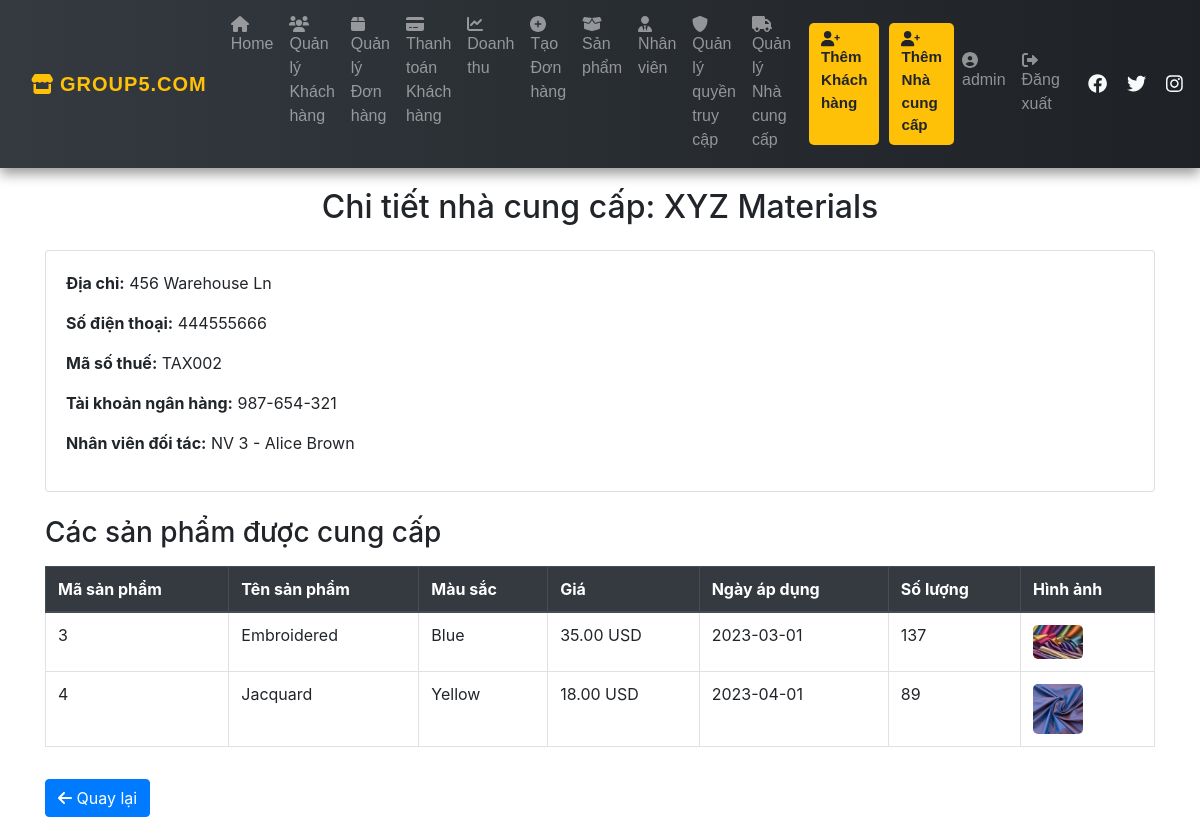
Screenshot of /supplier_details.php?SCode=2 (signed in) with the database file from the repository.
### tables this page shows
CREATE TABLE `supplier` (
  `SCode` int(11) NOT NULL,
  `Name` varchar(100) DEFAULT NULL,
  `Address` varchar(200) DEFAULT NULL,
  `BankAccount` varchar(50) DEFAULT NULL,
  `TaxCode` varchar(50) DEFAULT NULL,
  `Phone` varchar(15) DEFAULT NULL,
  `ECode` int(11) DEFAULT NULL
);

CREATE TABLE `employee` (
  `ECode` int(11) NOT NULL,
  `Fname` varchar(100) DEFAULT NULL,
  `Lname` varchar(100) DEFAULT NULL,
  `Gender` varchar(10) DEFAULT NULL,
  `Address` varchar(200) DEFAULT NULL,
  `Phone` varchar(15) DEFAULT NULL,
  `Role` varchar(50) DEFAULT NULL
);

CREATE TABLE `category` (
  `CCode` int(11) NOT NULL,
  `Name` varchar(100) DEFAULT NULL,
  `Color` varchar(50) DEFAULT NULL,
  `RemainQuantity` int(11) DEFAULT NULL,
  `Price` decimal(10,2) DEFAULT NULL,
  `AppliedDate` date DEFAULT NULL,
  `SCode` int(11) DEFAULT NULL,
  `img` varchar(255) DEFAULT NULL
);

### supplier_details.php (the view, shortened to what this page needs)
<?php
include 'connect.php';
include 'nav.php';
$SCode = isset($_GET['SCode']) && is_numeric($_GET['SCode']) ? (int)$_GET['SCode'] : 0;
$supplier_stmt = $conn->prepare("SELECT * FROM supplier WHERE SCode = ?");
$supplier_stmt->execute([$SCode]);
$supplier = $supplier_stmt->fetch(PDO::FETCH_ASSOC);
$products_stmt = $conn->prepare("
    SELECT c.CCode, c.Name AS ProductName, c.Color, c.Price, c.AppliedDate, c.RemainQuantity, c.img
    FROM category c
    WHERE c.SCode = ?
");
$products_stmt->execute([$SCode]);
$products = $products_stmt->fetchAll(PDO::FETCH_ASSOC);
$staff_stmt = $conn->prepare("
    SELECT e.ECode, e.Fname, e.Lname
    FROM employee e
    JOIN supplier s ON e.ECode = s.ECode
    WHERE e.Role = 'PartnerStaff' AND s.SCode = ?
");
$staff_stmt->execute([$SCode]);
$partner_staff = $staff_stmt->fetchAll(PDO::FETCH_ASSOC);
?>
<!DOCTYPE html>
<html lang="vi">
<head>
    <link rel="stylesheet" href="https://maxcdn.bootstrapcdn.com/bootstrap/4.5.2/css/bootstrap.min.css">
    <link rel="stylesheet" href="https://cdnjs.cloudflare.com/ajax/libs/font-awesome/6.0.0-beta3/css/all.min.css">
</head>
<body>
    <div class="container supplier-details">
        <h2 class="text-center mb-4">Chi tiết nhà cung cấp: <?= htmlspecialchars($supplier['Name']); ?></h2>
        <div class="card mb-4">
            <div class="card-body">
                <p><strong>Địa chỉ:</strong> <?= htmlspecialchars($supplier['Address']); ?></p>
                <p><strong>Số điện thoại:</strong> <?= htmlspecialchars($supplier['Phone']); ?></p>
                <p><strong>Mã số thuế:</strong> <?= htmlspecialchars($supplier['TaxCode']); ?></p>
                <p><strong>Tài khoản ngân hàng:</strong> <?= htmlspecialchars($supplier['BankAccount']); ?></p>
                <?php if (isset($partner_staff[0])): ?>
                <p><strong>Nhân viên đối tác:</strong> NV <?= htmlspecialchars($partner_staff[0]['ECode']); ?> - <?= htmlspecialchars($partner_staff[0]['Fname'] . " " . $partner_staff[0]['Lname']); ?></p>
                <?php endif; ?>
            </div>
        </div>
        <h3 class="mb-3">Các sản phẩm được cung cấp</h3>
        <?php if (count($products) > 0): ?>
            <div class="table-responsive">
                <table class="table table-bordered table-hover product-table">
                    <thead class="thead-dark">
                        <tr>
                            <th>Mã sản phẩm</th>
                            <th>Tên sản phẩm</th>
                            <th>Màu sắc</th>
                            <th>Giá</th>
                            <th>Ngày áp dụng</th>
                            <th>Số lượng</th>
                            <th>Hình ảnh</th>
                        </tr>
                    </thead>
                    <tbody>
                        <?php foreach ($products as $product): ?>
                        <tr>
                            <td><?= htmlspecialchars($product['CCode']); ?></td>
                            <td><?= htmlspecialchars($product['ProductName']); ?></td>
                            <td><?= htmlspecialchars($product['Color']); ?></td>
                            <td><?= number_format($product['Price'], 2); ?> USD</td>
                            <td><?= htmlspecialchars($product['AppliedDate']); ?></td>
                            <td><?= htmlspecialchars($product['RemainQuantity']); ?></td>
                            <td>
                                <?php if ($product['img']): ?>
                                    <img src="img/<?= htmlspecialchars($product['img']); ?>" alt="Hình ảnh sản phẩm" width="50">
                                <?php else: ?>
                                    <p class="no-data">Chưa có hình ảnh</p>
                                <?php endif; ?>
                            </td>
                        </tr>
                        <?php endforeach; ?>
                    </tbody>
                </table>
            </div>
        <?php else: ?>
            <p class="no-data">Nhà cung cấp này chưa cung cấp sản phẩm nào.</p>
        <?php endif; ?>
        <a href="product_manager.php" class="btn btn-primary mt-3"><i class="fas fa-arrow-left"></i> Quay lại</a>
    </div>
</body>
</html>

### supplier_details.php (style rules this page uses)
.supplier-details { margin-top: 20px; }
.product-table img { border-radius: 5px; }

### rows the page displays
supplier: Name "XYZ Materials", Address "456 Warehouse Ln", Phone "444555666", TaxCode "TAX002", BankAccount "987-654-321"
employee: ECode "3", Fname+Lname "Alice Brown"
category: CCode "3", Name "Embroidered", Color "Blue", Price "35.00", AppliedDate "2023-03-01", RemainQuantity "137", img (picture)
category: CCode "4", Name "Jacquard", Color "Yellow", Price "18.00", AppliedDate "2023-04-01", RemainQuantity "89", img (picture)

### other values shown
$_SESSION['username'] "admin"
